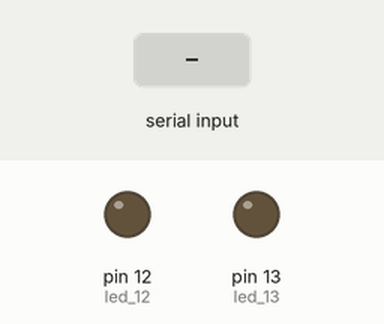
The sketch below on a simulated Arduino Uno, built with avr-gcc and run on an emulated ATmega328P. Parts: output pins drawn as LEDs (lit = HIGH). Inputs (shaded band) come from the test bench.

Above: at 1.2 s.
1.3 s: "l" received over Serial
At 1.6 s:
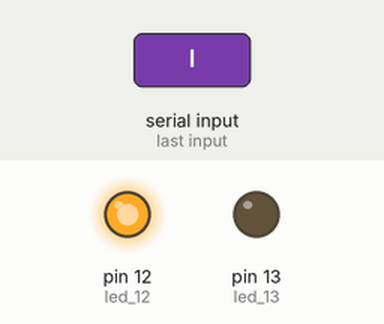
2.8 s: "r" received over Serial
At 3.9 s:
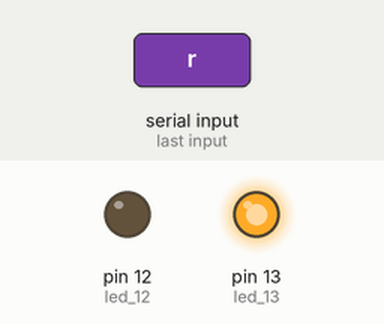
Timing chart, 0 to 5.8 s (numbered marks = the images above; inputs shaded):
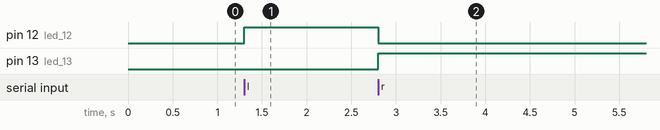

The sketch:

Object_led.ino
```cpp
int led_13 = 13;
int led_12 = 12;

void blink_once(int led_nr){
  digitalWrite(led_nr, HIGH);
  delay(1000);
  digitalWrite(led_nr, LOW);
  delay(1000);
}

void check_blink(char val){
  if ( val == 'l') {
    digitalWrite(led_12, HIGH);
    digitalWrite(led_13, LOW);
  } else if( val == 'r'){
    digitalWrite(led_12, LOW);
    digitalWrite(led_13, HIGH);
  }
}

void setup() {
  // put your setup code here, to run once:
  pinMode(led_12, OUTPUT);
  pinMode(led_13, OUTPUT);
  Serial.begin(115200);
  digitalWrite(led_12, LOW);
  digitalWrite(led_13, LOW);
}

void loop() {
  // put your main code here, to run repeatedly:
  while(Serial.available()==0);

  char val = Serial.read();

  check_blink(val);

  //Serial.println(val);
  //check_blink(val);
  //blink_once(led_13);
  //blink_once(led_12);

}
```

Measured:
- after the input at 1.3 s, pin 12 (led_12): LOW → HIGH at once
- after the input at 2.8 s, pin 12 (led_12): HIGH → LOW at once; pin 13 (led_13): LOW → HIGH at once
